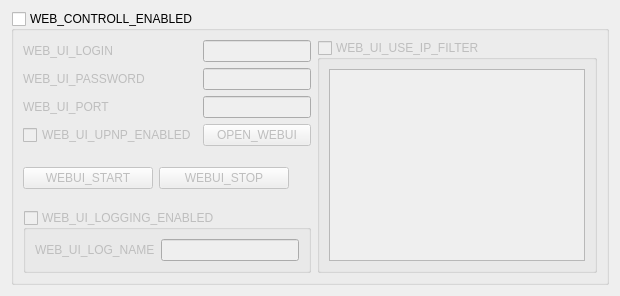
        <widget class="QWidget" name="webControllTab">
         <layout class="QGridLayout" name="gridLayout_27">
          <item row="0" column="0">
           <widget class="QGroupBox" name="webUIGroupBox">
            <property name="maximumSize">
             <size>
              <width>100500</width>
              <height>100500</height>
             </size>
            </property>
            <property name="title">
             <string>WEB_CONTROLL_ENABLED</string>
            </property>
            <property name="checkable">
             <bool>true</bool>
            </property>
            <property name="checked">
             <bool>false</bool>
            </property>
            <layout class="QGridLayout" name="gridLayout_18">
             <item row="0" column="3" rowspan="8">
              <widget class="QGroupBox" name="IPFilterGroupBox">
               <property name="title">
                <string>WEB_UI_USE_IP_FILTER</string>
               </property>
               <property name="checkable">
                <bool>true</bool>
               </property>
               <property name="checked">
                <bool>false</bool>
               </property>
               <layout class="QGridLayout" name="gridLayout_16">
                <item row="0" column="0">
                 <widget class="QTextEdit" name="ipFilterTextEdit">
                  <property name="html">
                   <string>&lt;!DOCTYPE HTML PUBLIC &quot;-//W3C//DTD HTML 4.0//EN&quot; &quot;http://www.w3.org/TR/REC-html40/strict.dtd&quot;&gt;
&lt;html&gt;&lt;head&gt;&lt;meta name=&quot;qrichtext&quot; content=&quot;1&quot; /&gt;&lt;style type=&quot;text/css&quot;&gt;
p, li { white-space: pre-wrap; }
&lt;/style&gt;&lt;/head&gt;&lt;body style=&quot; font-family:'MS Shell Dlg 2'; font-size:8.25pt; font-weight:400; font-style:normal;&quot;&gt;
&lt;p style=&quot; margin-top:0px; margin-bottom:0px; margin-left:0px; margin-right:0px; -qt-block-indent:0; text-indent:0px;&quot;&gt;&lt;span style=&quot; font-size:8pt;&quot;&gt;                                        &lt;/span&gt;&lt;/p&gt;
&lt;p style=&quot; margin-top:0px; margin-bottom:0px; margin-left:0px; margin-right:0px; -qt-block-indent:0; text-indent:0px;&quot;&gt;&lt;span style=&quot; font-size:8pt;&quot;&gt;                                        &lt;/span&gt;&lt;/p&gt;
&lt;p style=&quot; margin-top:0px; margin-bottom:0px; margin-left:0px; margin-right:0px; -qt-block-indent:0; text-indent:0px;&quot;&gt;&lt;span style=&quot; font-size:8pt;&quot;&gt;                                      &lt;/span&gt;&lt;/p&gt;&lt;/body&gt;&lt;/html&gt;</string>
                  </property>
                 </widget>
                </item>
               </layout>
              </widget>
             </item>
             <item row="7" column="0" colspan="3">
              <widget class="QGroupBox" name="webUILogginGroupBox">
               <property name="maximumSize">
                <size>
                 <width>16777215</width>
                 <height>16777215</height>
                </size>
               </property>
               <property name="title">
                <string>WEB_UI_LOGGING_ENABLED</string>
               </property>
               <property name="checkable">
                <bool>true</bool>
               </property>
               <property name="checked">
                <bool>false</bool>
               </property>
               <layout class="QGridLayout" name="gridLayout_21">
                <item row="1" column="0" colspan="3">
                 <layout class="QHBoxLayout" name="horizontalLayout">
                  <item>
                   <widget class="QLabel" name="label_22">
                    <property name="text">
                     <string>WEB_UI_LOG_NAME</string>
                    </property>
                   </widget>
                  </item>
                  <item>
                   <widget class="QLineEdit" name="logLineEdit"/>
                  </item>
                 </layout>
                </item>
               </layout>
              </widget>
             </item>
             <item row="0" column="0">
              <widget class="QLabel" name="label_10">
               <property name="text">
                <string>WEB_UI_LOGIN</string>
               </property>
              </widget>
             </item>
             <item row="1" column="0">
              <widget class="QLabel" name="label_18">
               <property name="text">
                <string>WEB_UI_PASSWORD</string>
               </property>
              </widget>
             </item>
             <item row="3" column="0">
              <widget class="QCheckBox" name="upnpCheckBox">
               <property name="text">
                <string>WEB_UI_UPNP_ENABLED</string>
               </property>
              </widget>
             </item>
             <item row="1" column="1" colspan="2">
              <widget class="QLineEdit" name="passwordLineEdit">
               <property name="echoMode">
                <enum>QLineEdit::Password</enum>
               </property>
              </widget>
             </item>
             <item row="0" column="1" colspan="2">
              <widget class="QLineEdit" name="loginLineEdit"/>
             </item>
             <item row="2" column="1" colspan="2">
              <widget class="QLineEdit" name="webPortLineEdit"/>
             </item>
             <item row="2" column="0">
              <widget class="QLabel" name="label_21">
               <property name="text">
                <string>WEB_UI_PORT</string>
               </property>
              </widget>
             </item>
             <item row="5" column="0" colspan="3">
              <layout class="QHBoxLayout" name="horizontalLayout_2">
               <item>
                <widget class="QPushButton" name="startRconButton">
                 <property name="text">
                  <string>WEBUI_START</string>
                 </property>
                </widget>
               </item>
               <item>
                <widget class="QPushButton" name="stopRconButton">
                 <property name="text">
                  <string>WEBUI_STOP</string>
                 </property>
                </widget>
               </item>
               <item>
                <widget class="QLabel" name="RunningLabel">
                 <property name="enabled">
                  <bool>false</bool>
                 </property>
                 <property name="maximumSize">
                  <size>
                   <width>16</width>
                   <height>16</height>
                  </size>
                 </property>
                 <property name="text">
                  <string/>
                 </property>
                 <property name="pixmap">
                  <pixmap>:/icons/upload.ico</pixmap>
                 </property>
                 <property name="scaledContents">
                  <bool>true</bool>
                 </property>
                 <property name="wordWrap">
                  <bool>false</bool>
                 </property>
                </widget>
               </item>
              </layout>
             </item>
             <item row="3" column="1" colspan="2">
              <widget class="QPushButton" name="openWebUiButton">
               <property name="text">
                <string>OPEN_WEBUI</string>
               </property>
              </widget>
             </item>
            </layout>
           </widget>
          </item>
         </layout>
        </widget>
